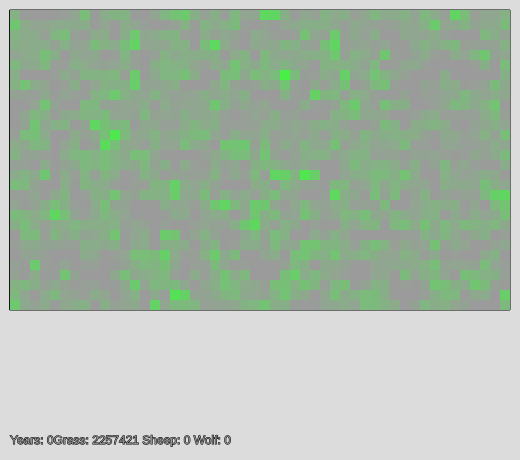
Frame 1 (no input)
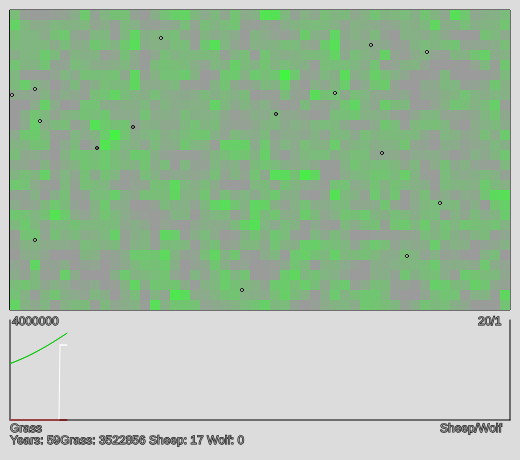
Frame 60 (no input)
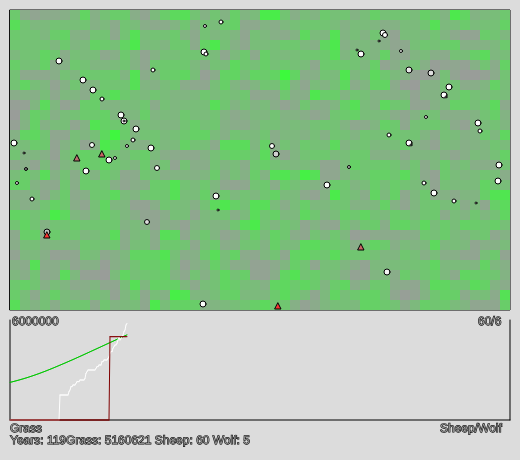
Frame 120 (the mouse pressed at the canvas centre since frame 60)

The p5.js sketch that drew these frames (run headless with seeded random() and noise() and a simulated clock; from frame 60 on, the mouse is pressed at the canvas centre):

// p5.js sketch
// ── sketch.js
// game of life
const UV_WIDE = 500;
const UV_HIGH = 300; // the size of universe
const FIG_HIGH = 100;
const FIG_RANGE = UV_WIDE;
const UV_OFFSET = 10;

const fgL = UV_OFFSET; // figure area.
const fgT = UV_HIGH + 2 * UV_OFFSET;
const fgB = fgT + FIG_HIGH;
const fgR = fgL + FIG_RANGE;

const GRASS_MAX = 100; // the maximum value of grass in a point.
const GRASS_GROW_RATE = 5; // the higher, the higher chance to graw 100 means 100%
const GRASS_SEED_NUM = 1000;
const GRASS_SEED_RANGE = 5;
const GRASS_SEED_LEVEL = 30;
const DRAW_GRASS_SIZE = 10; // EVERY SQUARE WILL BE 10 * 10 IF IT IS 10
const MID_COLOR = 155;

const MAX_SHEEP_DENSITY = 0.01; // every piexl can have 0.01 sheep
const INIT_SHEEP_NUM = 15; // the initial sheep num
const INIT_SHEEP_GEN = 50; // sheep appear after 50 generation.
const SHEEP_CHANGE_DIR_RATE = 5; // how likely a sheep will change moving direction
const SHEEP_EAT_VOL = 50;
const SHEEP_BORN_RATE = 5;
const SHEEP_LIFE = 100;
const SHEEP_DIE_RATE = 20;
const SHEEP_SPEED = 2;

const MAX_WOLF_DENSITY = 0.0012; // every piexl can have 0.001 WOLF
const WOLF_HUNGARY = 80; // helth less than it start to find sheep and eat.
const WOLF_HUNGARY_SPEED = 5; // helth reduce for every round without eating
const WOLF_SPEED = 5;
const WOLF_BORN_RATE = 1;
const WOLF_EATEN_DISTANCE = 3; // how far a wolf can eat.
const WOLF_SEARCH_DISTANCE = 50; // how far a wolf can search.
const WOLF_DIE_RATE = 10;
const INIT_WOLF_NUM = 5; // the initial WOLF num
const INIT_WOLF_GEN = 100; // WOLF appear after 100 generation.

const grass = [];
let sheep = [];
let wolf = [];
let grassTotal;
let generation;
const history = [];

const randNum = (n = 100) => {
  return Math.floor(random() * n);
};
const getRowNum = (x) => {
  return (x + UV_HIGH) % UV_HIGH;
};
const getColNum = (x) => {
  return (x + UV_WIDE) % UV_WIDE;
};
function setup() {
  createCanvas(UV_WIDE + UV_OFFSET * 2, UV_HIGH + FIG_HIGH + UV_OFFSET * 6);
  initGrass();
  generation = 0;
}
function drawBoard() {
  fill(MID_COLOR);
  rect(10, 10, UV_WIDE, UV_HIGH);
}

function calStat() {
  grassTotal = grass.reduce((ret, r) => r.reduce((res, c) => res + c, ret), 0);
  let pregrass = 0;
  if (history.length > 0) {
    pregrass = history[history.length - 1]["grassTotal"];
  }
  history.push({
    generation,
    grassTotal,
    grassGrow: grassTotal - pregrass,
    sheepNum: sheep.length,
    wolfNum: wolf.length,
  });
  generation++;
}

function drawInfo() {
  const info = history[history.length - 1];

  push();
  stroke(0);
  text(
    "Years: " +
      info.generation +
      "Grass: " +
      info.grassTotal +
      " Sheep: " +
      info.sheepNum +
      " Wolf: " +
      info.wolfNum,
    fgL,
    fgB + UV_OFFSET * 2 + 4
  );
  pop();
}
function draw() {
  const t0 = Date.now();
  background(220);
  drawBoard();
  drawFig();
  const t01 = Date.now();

  grassGrow();
  const t02 = Date.now();

  drawGrass();

  const t1 = Date.now();
  drawSheeps();
  const t2 = Date.now();

  drawWolfs();
  const t3 = Date.now();

  calStat();
  if (generation === INIT_SHEEP_GEN) initSheep();
  if (generation === INIT_WOLF_GEN) initWolf();
  drawInfo();
  const t4 = Date.now();
  // console.log(
  //   "o:",
  //   t01 - t0,
  //   "gg:",
  //   t02 - t01,
  //   "dg:",
  //   t1 - t02,
  //   "s:",
  //   t2 - t1,
  //   "w:",
  //   t3 - t2,
  //   "c:",
  //   t4 - t3
  // );
  // console.log(history[history.length - 1]);
}

// ── animal.js
class Animal {
  constructor(x, y, s) {
    this.x = x;
    this.y = y;
    this.age = 0;
    this.health = 100;
    this.direction = randNum(4);
    this.alive = true;
    this.speed = s;
  }
  isAlive() {
    return this.alive;
  }
  getX() {
    return this.x;
  }
  getY() {
    return this.y;
  }
  getHealth() {
    return this.health;
  }
  getAge() {
    return this.age;
  }
  setX(x) {
    this.x = x;
  }
  setY(y) {
    this.y = y;
  }
  grow() {
    this.age++;
  }

  moveAround() {
    switch (this.direction) {
      case 0:
        this.x = getColNum(this.x + this.speed);
        break;
      case 1:
        this.x = getColNum(this.x - this.speed);
        break;
      case 2:
        this.y = getRowNum(this.y + this.speed);
        break;
      case 3:
        this.y = getRowNum(this.y - this.speed);
        break;
    }
  }
}

// ── family.js
class Family {
  constructor(dst) {
    this.members = [];
    this.maxnum = dst * UV_HIGH * UV_WIDE;
  }
  run() {
    this.members = this.members.filter((mb) => mb.isAlive());
    let canBorn = false;
    let newBorn = [];
    if (this.members.length < this.maxnum) {
      canBorn = true;
    }

    this.members.forEach((mb) => {
      mb.moveAround();
      mb.eat();
      mb.grow();
      if (canBorn) {
        let newMem = mb.born();
        if (newMem != null) {
          newBorn.push(newMem);
        }
      }
      mb.die();
      this.drawMember(mb);
    });
    if (newBorn.length > 0) this.members = this.members.concat(newBorn);
  }
  getMemberNumber() {
    return this.members.length;
  }
  getMembers() {
    return this.members;
  }
}

class SheepFamily extends Family {
  constructor() {
    super(MAX_SHEEP_DENSITY);
  }
  drawMember(sp) {
    push();
    const age = sp.getAge();
    let d = 2;
    if (age > 5) d = 3;
    if (age > 10) d = 4;
    if (age > 20) d = 5;
    if (age > 30) d = 6;
    const health = sp.getHealth();
    let c = 55 + health * 2;
    fill(c);
    stroke(0);
    circle(sp.getX() + UV_OFFSET, sp.getY() + UV_OFFSET, d);
    pop();
  }
  initFamily() {
    for (let i = 0; i < INIT_SHEEP_NUM; ++i) {
      let sp = new Sheep(randNum(UV_WIDE), randNum(UV_HIGH));
      this.members.push(sp);
    }
  }
}

class wolfFamily extends Family {
  constructor() {
    super(MAX_SHEEP_DENSITY);
  }
  drawMember(wf) {
    push();
    const health = wf.getHealth();
    const x = wf.getX() + UV_OFFSET;
    const y = wf.getY() + UV_OFFSET;
    let mid = 150;
    fill(mid + 100 - health, mid + health - 100, mid + health - 100);
    stroke(0);

    triangle(x - 3, y + 2, x + 3, y + 2, x, y - 4);
    pop();
  }
  initFamily() {
    for (let i = 0; i < INIT_WOLF_NUM; ++i) {
      let wf = new Wolf(randNum(UV_WIDE), randNum(UV_HIGH));
      this.members.push(wf);
    }
  }
}

// ── figure.js
function getFigY(v, t) {
  const fgT = UV_HIGH + 2 * UV_OFFSET;
  const fgB = fgT + FIG_HIGH;
  return lerp(fgB, fgT, v / t);
}
function drawFig() {
  if (history.length < 3) return;
  let start, end;
  if (generation > FIG_RANGE) {
    start = generation - FIG_RANGE;
    end = generation;
  } else {
    start = 0;
    end = generation;
  }

  const drawCurve = (nm, st, end, Top, col) => {
    stroke(col[0], col[1], col[2]);
    let s = history[st][nm];
    let y0 = getFigY(s, Top);
    let x0 = fgL;
    for (let i = st + 1; i < end - 1; ++i) {
      const y1 = getFigY(history[i][nm], Top);
      line(x0, y0, x0 + 1, y1);
      x0++;
      y0 = y1;
    }
  };
  const [gM, sM, wM] = history.reduce(
    (ret, cur, idx) => {
      if (idx < start) return ret;
      if (cur.grassTotal > ret[0]) ret[0] = cur.grassTotal;
      if (cur.sheepNum > ret[1]) ret[1] = cur.sheepNum;
      if (cur.wolfNum > ret[2]) ret[2] = cur.wolfNum;
      return ret;
    },
    [0, 0, 0]
  );

  const gT = getFigTop(gM);
  const sT = getFigTop(sM);
  const wT = getFigTop(wM);

  push();
  stroke(0);
  text("Grass", fgL, fgB + UV_OFFSET + 2);
  text("Sheep/Wolf", fgR - 70, fgB + UV_OFFSET + 2);
  text("" + gT, fgL + 2, fgT + 5);
  const str = "" + sT + "/" + wT;
  text(str, fgR - str.length * 8, fgT + 5);
  line(fgL, fgT, fgL, fgB);
  line(fgL, fgB, fgR, fgB);
  line(fgR, fgT, fgR, fgB);
  drawCurve("grassTotal", start, end, gT, [0, 200, 0]);
  drawCurve("sheepNum", start, end, sT, [255, 255, 255]);
  drawCurve("wolfNum", start, end, wT, [128, 0, 0]);
  pop();
}
function getFigTop(n) {
  let div = 1;
  let test = n;
  while (test > 10) {
    div *= 10;
    test /= 10;
  }
  return (Math.floor(n / div) + 1) * div;
}

// ── grass.js
function drawGrass() {
  const row = UV_HIGH / DRAW_GRASS_SIZE;
  const col = UV_WIDE / DRAW_GRASS_SIZE;
  push();
  noStroke();
  for (let r = 0; r < row; ++r) {
    for (c = 0; c < col; ++c) {
      let gt = 0;
      for (let x = c * DRAW_GRASS_SIZE; x < (c + 1) * DRAW_GRASS_SIZE; ++x) {
        for (let y = r * DRAW_GRASS_SIZE; y < (r + 1) * DRAW_GRASS_SIZE; ++y) {
          gt += grass[y][x];
        }
      }
      gt = Math.floor(gt / (DRAW_GRASS_SIZE * DRAW_GRASS_SIZE));
      fill(MID_COLOR - gt, MID_COLOR + gt, MID_COLOR - gt);
      square(
        UV_OFFSET + c * DRAW_GRASS_SIZE,
        UV_OFFSET + r * DRAW_GRASS_SIZE,
        DRAW_GRASS_SIZE
      );
    }
  }
  pop();
}
function grassGrow() {
  for (let x = 0; x < UV_WIDE; ++x) {
    for (let y = 0; y < UV_HIGH; ++y) {
      if (grass[y][x] > 0 && randNum() < GRASS_GROW_RATE) {
        grass[y][getColNum(x + 1)]++;
        grass[y][getColNum(x - 1)]++;
        grass[getRowNum(y + 1)][x]++;
        grass[getRowNum(y - 1)][x]++;
      }
      if (grass[y][x] > GRASS_MAX) grass[y][x] = GRASS_MAX;
    }
  }
}
const initGrass = () => {
  for (let i = 0; i < UV_HIGH; ++i) {
    grass.push(new Array(UV_WIDE));
  }

  for (let x = 0; x < UV_WIDE; ++x) {
    for (let y = 0; y < UV_HIGH; ++y) {
      grass[y][x] = 0;
    }
  }

  for (let i = 0; i < GRASS_SEED_NUM; ++i) {
    grassSeed(
      randNum(UV_WIDE),
      randNum(UV_HIGH),
      GRASS_SEED_RANGE,
      GRASS_SEED_LEVEL
    );
  }
};
const grassSeed = (x, y, r, l) => {
  // x, y position, r: range, l: level
  for (let i = x - r; i < x + r; ++i) {
    for (let j = y - r; j < y + r; ++j) {
      grass[getRowNum(j)][getColNum(i)] =
        grass[getRowNum(j)][getColNum(i)] +
          Math.round(0.5 * l + (random() * l) / 2) ||
        Math.round(0.5 * l + (random() * l) / 2);
      if (grass[getRowNum(j)][getColNum(i)] > GRASS_MAX)
        grass[getRowNum(j)][getColNum(i)] = GRASS_MAX;
    }
  }
};

// ── sheep.js
class Sheep extends Animal {
  constructor(x, y) {
    super(x, y, SHEEP_SPEED);
  }
  eat() {
    const x = this.x;
    const y = this.y;
    const searchArea = [
      [getColNum(x + 1), y],
      [getColNum(x - 1), y],
      [x, getRowNum(y + 1)],
      [x, getRowNum(y - 1)],
      [x, y],
    ];
    let needfood = SHEEP_EAT_VOL;
    while (needfood > 0 && searchArea.length > 0) {
      const [xx, yy] = searchArea.pop();
      let food = grass[yy][xx];
      if (food > needfood) {
        food -= needfood;
        needfood = 0;
      } else {
        needfood -= food;
        food = 0;
      }
      grass[yy][xx] = food;
    }
    if (needfood > 0) {
      this.health -= needfood / 5;
      if (this.health < 0) this.health = 0;
    } else {
      this.health += 10;
      if (this.health > 100) this.health = 100;
    }
  }
  eaten() {
    this.alive = false;
  }

  born() {
    if (this.age < 10 || this.health < 100) return;
    if (randNum() < SHEEP_BORN_RATE) {
      const sp = new Sheep(getColNum(this.x + 2), getRowNum(this.y + 2));
      sheep.push(sp);
    }
  }
  die() {
    if (this.age > SHEEP_LIFE || this.healty == 0) {
      if (randNum() < SHEEP_DIE_RATE) this.alive = false;
    }
  }
  moveAround() {
    super.moveAround();
    if (randNum() < SHEEP_CHANGE_DIR_RATE) this.direction = randNum(4);
  }
}

function drawSheeps() {
  sheep = sheep.filter((sp) => sp.isAlive());
  sheep.forEach((sp) => {
    runSheep(sp);
    drawSheep(sp);
  });
}
function runSheep(sp) {
  sp.moveAround();
  sp.eat();
  sp.grow();
  if (sheep.length < MAX_SHEEP_DENSITY * UV_HIGH * UV_WIDE)
    // not no many sheep
    sp.born();
  sp.die();
}
function drawSheep(sp) {
  push();
  const age = sp.getAge();
  let d = 2;
  if (age > 5) d = 3;
  if (age > 10) d = 4;
  if (age > 20) d = 5;
  if (age > 30) d = 6;
  const health = sp.getHealth();
  let c = 55 + health * 2;
  fill(c);
  stroke(0);
  circle(sp.getX() + UV_OFFSET, sp.getY() + UV_OFFSET, d);
  pop();
}
const initSheep = () => {
  for (let i = 0; i < INIT_SHEEP_NUM; ++i) {
    let sp = new Sheep(randNum(UV_WIDE), randNum(UV_HIGH));
    sheep.push(sp);
  }
};

// ── wolf.js
class Wolf extends Animal {
  constructor(x, y) {
    super(x, y, WOLF_SPEED);
  }
  eat() {
    this.health -= WOLF_HUNGARY_SPEED;
    if (this.health < 0) this.health = 0;
    //    if(this.health>WOLF_HUNGARY) return; // no need to eat
    const sp = sheep.find(
      (sp) =>
        Math.abs(sp.getX() - this.x) <= WOLF_EATEN_DISTANCE &&
        Math.abs(sp.getY() - this.y) <= WOLF_EATEN_DISTANCE
    );
    if (!sp) return; // nothing to eat.
    sp.eaten();
    this.health = 100;
  }
  born() {
    if (this.age < 20 || this.health < WOLF_HUNGARY) return;
    if (randNum() < WOLF_BORN_RATE) {
      const wf = new Wolf(getColNum(this.x + 2), getRowNum(this.y + 2));
      wolf.push(wf);
    }
  }
  die() {
    if (this.health <= 0) {
      if (randNum() < WOLF_DIE_RATE) {
        this.alive = false;
      }
    }
  }
  moveAround() {
    super.moveAround();
    if (this.health < WOLF_HUNGARY) {
      const sp = sheep.find(
        (sp) =>
          Math.abs(sp.getX() - this.x) <= WOLF_SEARCH_DISTANCE &&
          Math.abs(sp.getY() - this.y) <= WOLF_SEARCH_DISTANCE
      );
      if (!sp) return; // find nothing.

      const xdiff = sp.getX() - this.x;
      const ydiff = sp.getY() - this.y;
      if (Math.abs(xdiff) > Math.abs(ydiff)) {
        if (xdiff > 0) this.direction = 0;
        else this.direction = 1;
      } else {
        if (ydiff > 0) this.direction = 2;
        else this.direction = 3;
      }
    }
  }
}
function drawWolfs() {
  wolf = wolf.filter((wf) => wf.isAlive());
  wolf.forEach((wf) => {
    runWolf(wf);
    drawWolf(wf);
  });
}
function drawWolf(wf) {
  push();
  const health = wf.getHealth();
  const x = wf.getX() + UV_OFFSET;
  const y = wf.getY() + UV_OFFSET;
  let mid = 150;
  fill(mid + 100 - health, mid + health - 100, mid + health - 100);
  stroke(0);

  triangle(x - 3, y + 2, x + 3, y + 2, x, y - 4);
  pop();
}

function runWolf(wf) {
  wf.moveAround();
  wf.eat();
  wf.grow();
  if (wolf.length < MAX_WOLF_DENSITY * UV_HIGH * UV_WIDE) wf.born();
  wf.die();
}

const initWolf = () => {
  for (let i = 0; i < INIT_WOLF_NUM; ++i) {
    let wf = new Wolf(randNum(UV_WIDE), randNum(UV_HIGH));
    wolf.push(wf);
  }
};
